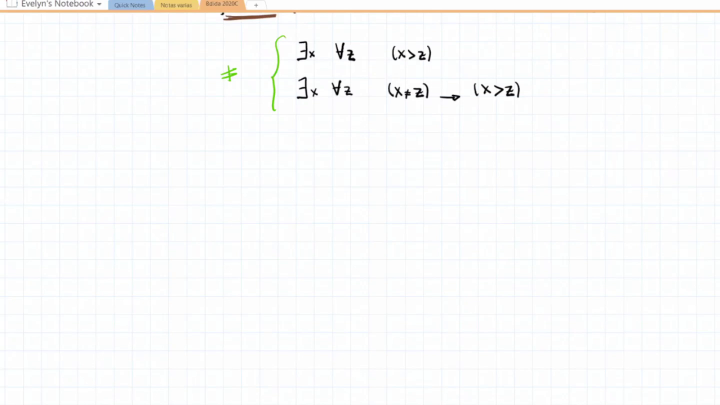
#> input picture frame 10 of video_motion_detection/cropped_10s.mp4, 1440 x 810 px (shown at 1/2 size)
$ python main.py
#> lines starting #> are read from the running program, lines starting #| are printed output that depends on the picture
from imutils.video import VideoStream
import argparse
import datetime
import imutils
import time
import cv2
from time import sleep

# construct the argument parser and parse the arguments
ap = argparse.ArgumentParser()
ap.add_argument("-v", "--video", help="path to the video file", default='cropped_10s.mp4')
ap.add_argument("-a", "--min-area", type=int, default=500, help="minimum area size")
args = vars(ap.parse_args())
# if the video argument is None, then we are reading from webcam
if args.get("video", None) is None:
    vs = VideoStream(src=0).start()
    time.sleep(2.0)
# otherwise, we are reading from a video file
else:
    vs = cv2.VideoCapture(args["video"])
# initialize the first frame in the video stream
firstFrame = None

# loop over the frames of the video
i = 0
while True:
    # grab the current frame and initialize the occupied/unoccupied
    # text
    print(f'i: ', i)
    i += 1
    frame = vs.read()
    frame = frame if args.get("video", None) is None else frame[1]
#> frame is the input picture: shape (810, 1440, 3); mean B, G, R 250.6, 250.7, 250.4
    # text = "Unoccupied"
    # if the frame could not be grabbed, then we have reached the end
    # of the video
    if frame is None:
        break
    # resize the frame, convert it to grayscale, and blur it
    # frame = imutils.resize(frame, width=500)
    gray = cv2.cvtColor(frame, cv2.COLOR_BGR2GRAY)
    gray = cv2.GaussianBlur(gray, (21, 21), 0)
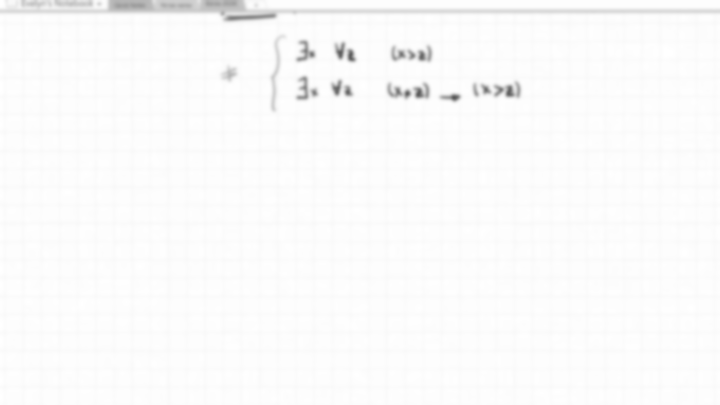
#> gray: shape (810, 1440) (shown at 1/2 size); min 87, max 255, mean 250.5

    # if the first frame is None, initialize it
    if firstFrame is None:
        firstFrame = gray
        continue
        # compute the absolute difference between the current frame and
        # first frame
    frameDelta = cv2.absdiff(firstFrame, gray)
    thresh = cv2.threshold(frameDelta, 25, 255, cv2.THRESH_BINARY)[1]
    # dilate the thresholded image to fill in holes, then find contours
    # on thresholded image
    thresh = cv2.dilate(thresh, None, iterations=2)
    cnts = cv2.findContours(thresh.copy(), cv2.RETR_EXTERNAL,
                            cv2.CHAIN_APPROX_SIMPLE)
    cnts = imutils.grab_contours(cnts)
    if not cnts or all(cv2.contourArea(c) < args["min_area"] for c in cnts):
        continue
    # loop over the contours
    for j, c in enumerate(cnts):
        # if the contour is too small, ignore it
        # if cv2.contourArea(c) < args["min_area"]:
        #     continue
        # compute the bounding box for the contour, draw it on the frame,
        # and update the text
        (x, y, w, h) = cv2.boundingRect(c)
        print(f'\tj: {j} | x={x}, y={y}, w={w}, h={h}')
        cv2.rectangle(frame, (x, y), (x + w, y + h), (0, 255, 0), 2)
        # text = "Occupied"

        # draw the text and timestamp on the frame
        # cv2.putText(frame, "Room Status: {}".format(text), (10, 20),
        #             cv2.FONT_HERSHEY_SIMPLEX, 0.5, (0, 0, 255), 2)
        # cv2.putText(frame, datetime.datetime.now().strftime("%A %d %B %Y %I:%M:%S%p"),
        #             (10, frame.shape[0] - 10), cv2.FONT_HERSHEY_SIMPLEX, 0.35, (0, 0, 255), 1)
        # show the frame and record if the user presses a key
        # cv2.imshow("Thresh", thresh)

        cv2.imshow("Frame Delta", frameDelta)
        cv2.imshow("Security Feed", frame)
        key = cv2.waitKey(1) & 0xFF
        # if the `q` key is pressed, break from the lop
        if key == ord("q"):
            break
    # sleep(0.1)
    # cv2.imshow("Frame Delta", frameDelta)

    print()
# cleanup the camera and close any open windows
print('\nDONE\n')
vs.stop() if args.get("video", None) is None else vs.release()
# cv2.destroyAllWindows()

$ run again, starting later in the video
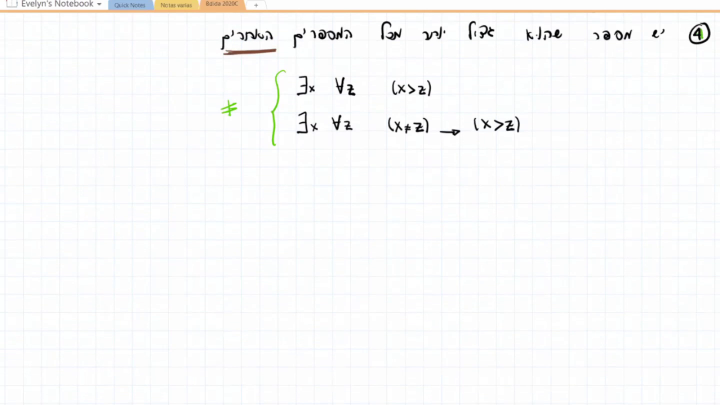
#> input picture frame 80 of video_motion_detection/cropped_10s.mp4, 1440 x 810 px (shown at 1/2 size)
#> frame is the input picture: shape (810, 1440, 3); mean B, G, R 249.6, 249.7, 249.5
#> `gray = cv2.GaussianBlur(gray, (21, 21), 0)`:
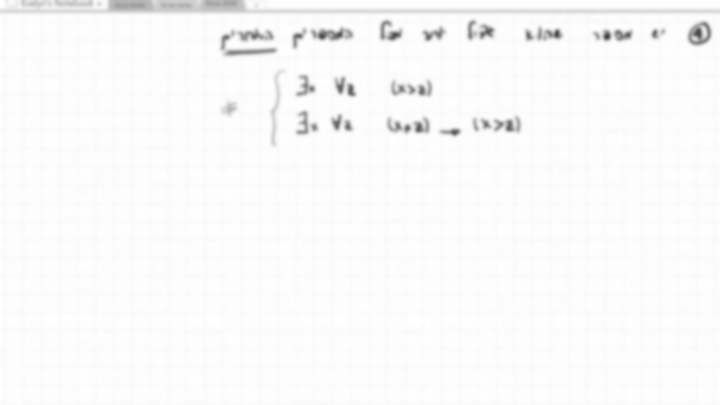
#> gray: shape (810, 1440) (shown at 1/2 size); min 62, max 255, mean 249.6
